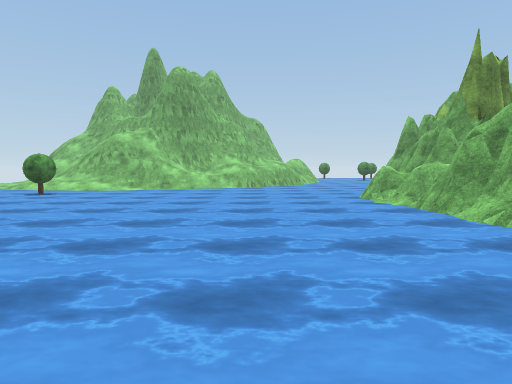
View 1 (above)

24 first-person views from a walk through a scene from a Unity 3-D project. The camera is 1.2 m above the floor, tilts 4° down and sees 75° across. The floor is counted in squares, 2 m on a side. Each view is taken from the middle of a square. On the plan, view 1 faces up. The plan holds only what a view shows up to about 10 squares ahead; the rest is blank. The place goes on beyond the plan. Some trees and plants on the terrain are drawn as simple stand-ins. The player character is not drawn. Surface patterns are stand-ins for the level's own textures.

View 2
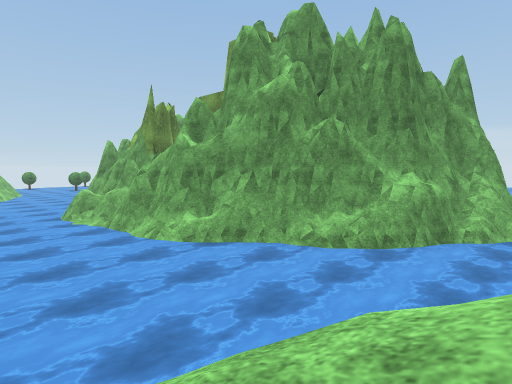

View 3
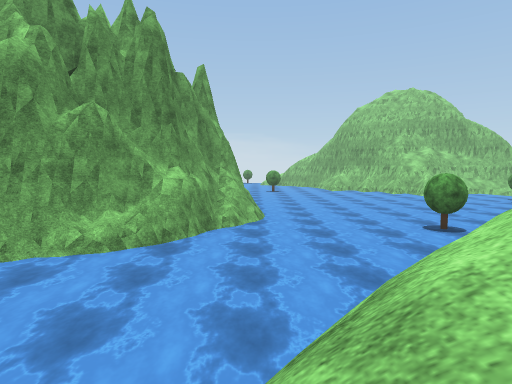

View 4
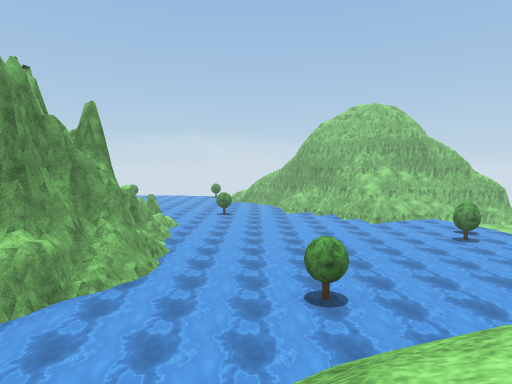

View 5
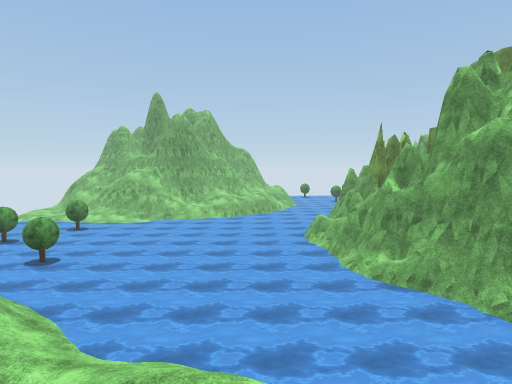

View 6
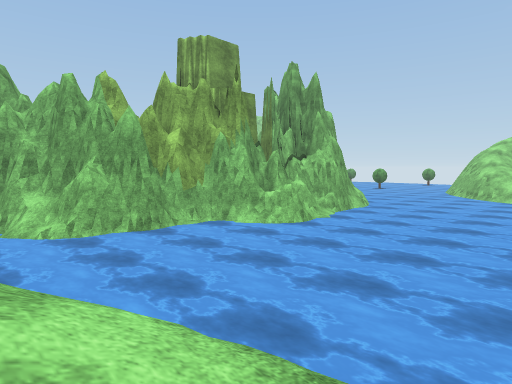

View 7
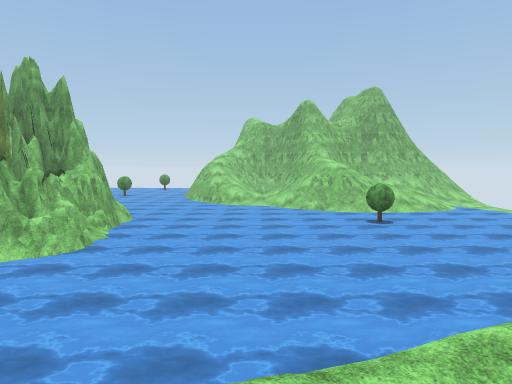

View 8
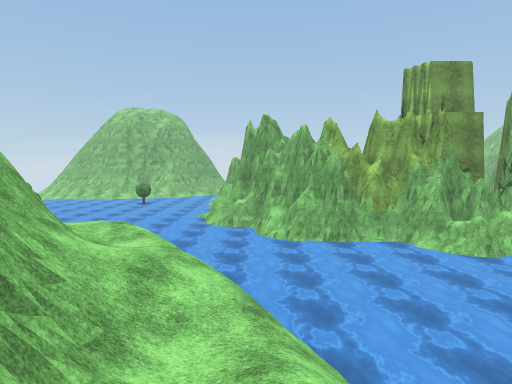

View 9
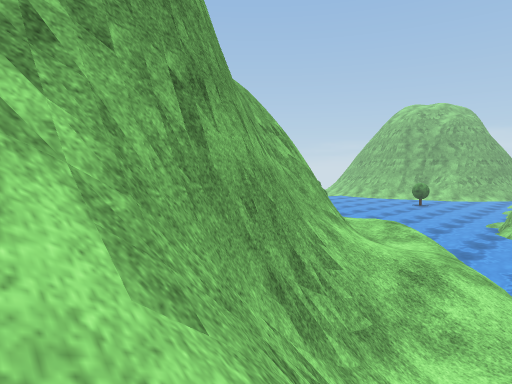

View 10
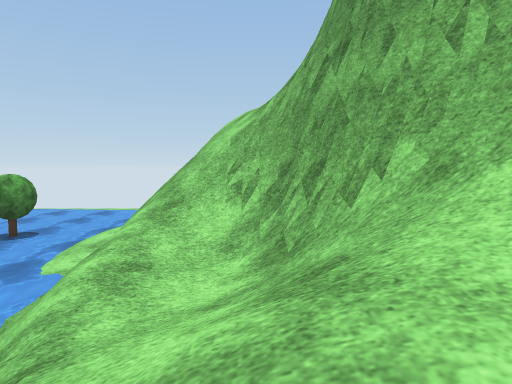

View 11
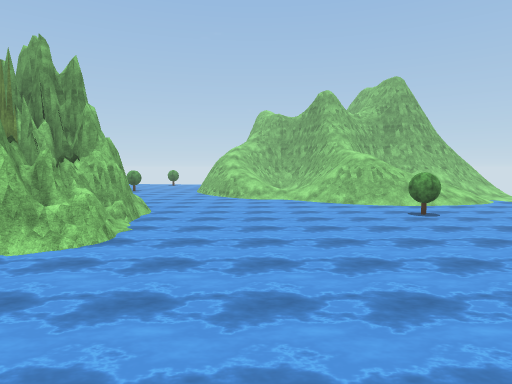

View 12
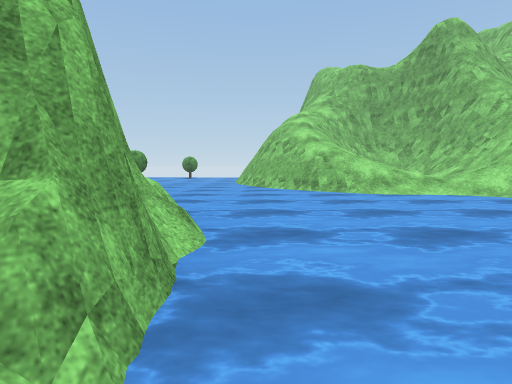

View 13
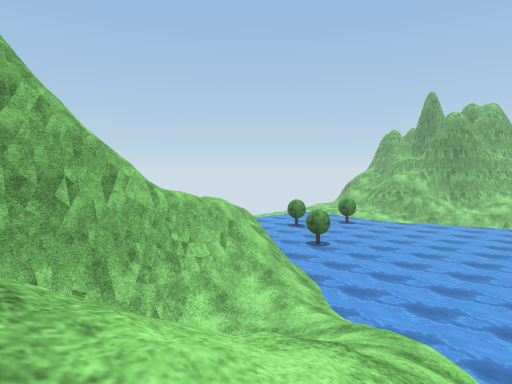

View 14
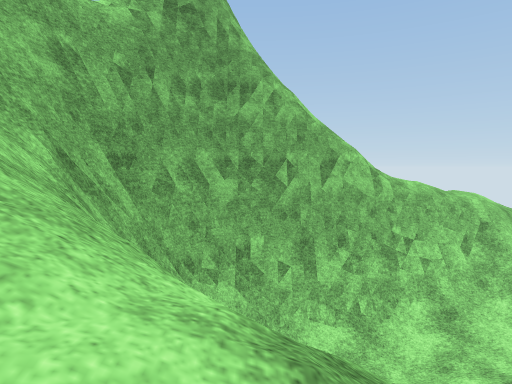

View 15
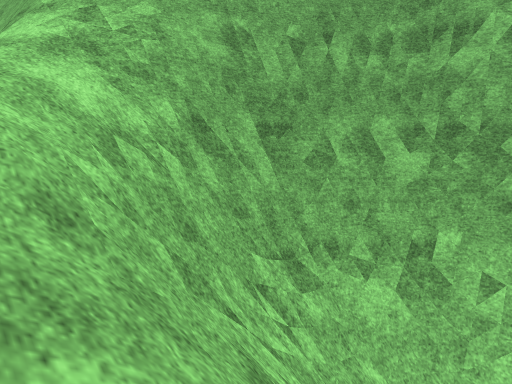

View 16
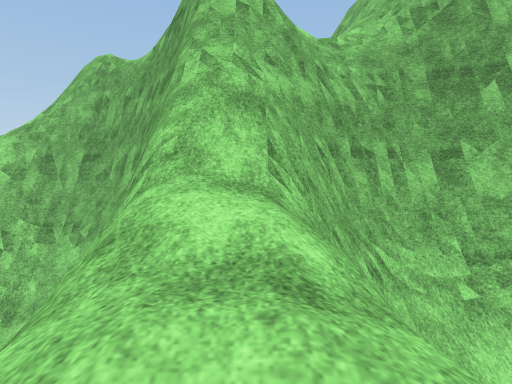

View 17
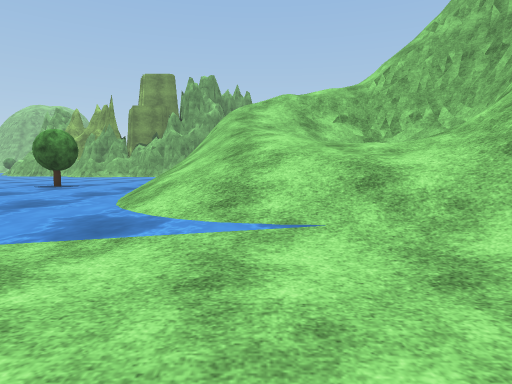

View 18
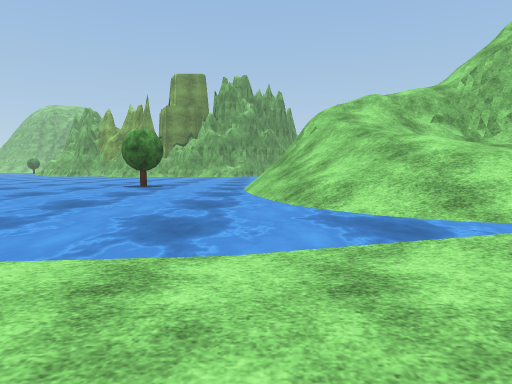

View 19
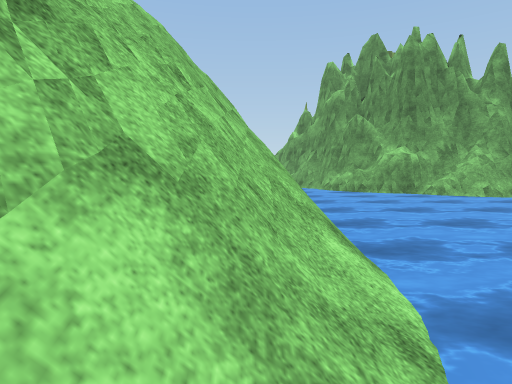

View 20
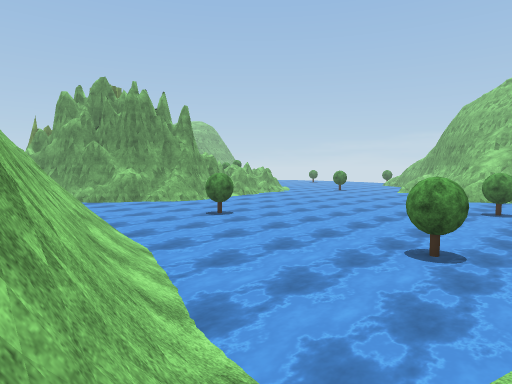

View 21
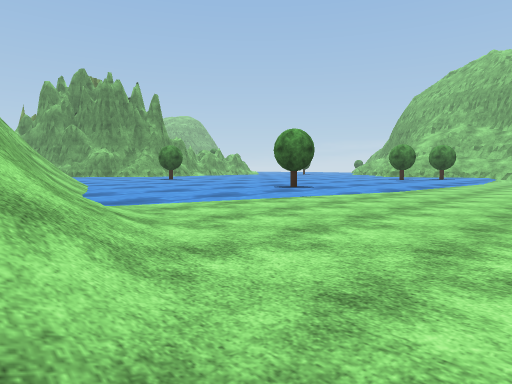

View 22
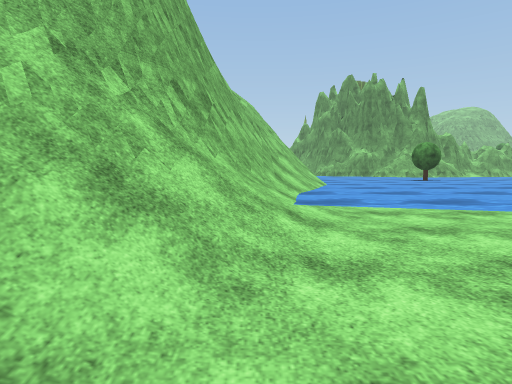

View 23
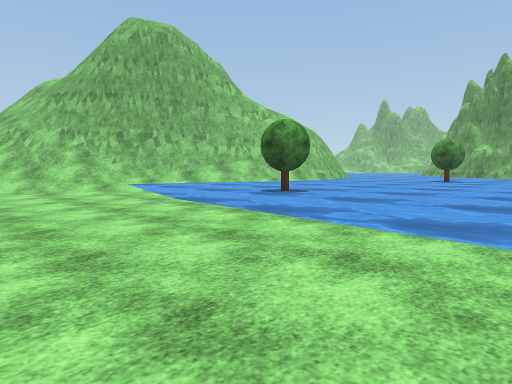

View 24
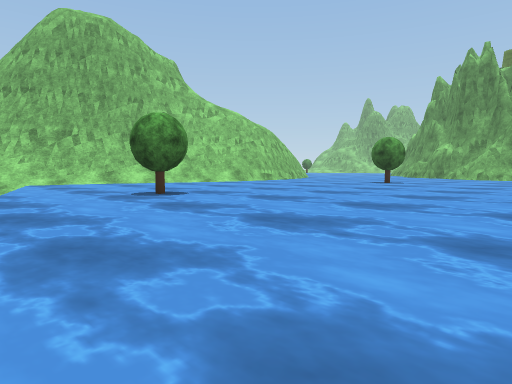

### Floor plan
Key: @ floor where view 1 was taken; # wall or solid block; . main floor; : floor 0.25 m higher than the main floor; + floor 7.25 m higher than the main floor; / step, stairs or slope; = window, fence, low wall or low ledge; ~ water the walk can cross; ≈ water the walk keeps out of; v drop or lower ground; T tree.
Columns run from 13 left of view 1 to 12 right of it. Each row starts with its distance up from view 1.
 18           ###     ~~
 17         ####//  ~~~~~
 16         /##/// ~~~~~
 15         ////=~~~~~~:##
 14          =//~~~~~~####
 13      ////~~~~~~~~~###
 12    ~~~~~~~~~~~~~~~##
 11    ~~~T~~~~~~~~~~~#
 10    ~~~~~~~~~~~~~≈##
  9    ~~ ~~~~~~~~~~:##
  8      .~~~~~~~~~~~##
  7      ~~~~~~~~~~~~##
  6    ~~~~~T~~~~~~~~##
  5   ~~~~~~~~~~~~~~~##
  4  .~~~~~~~~~~~~~~~##
  3 ..~~~~///~~~~~~~~~##
  2  .~////=  /~~~~~~~~##
  1 ..///////v//~~~~~~~###
  0  .///////=///@~~~~~~~##
 -1   /// /v/#////=~~~~~~~###
 -2    ////#/v#////#~~~~~~~~~
 -3      ###+##/  /  ~~~~~~~~
 -4        #####/=// ~~~~~~~~
 -5        #  ###v// ~~~~T~~~
 -6           ###//v#~~~~~~~~
 -7             ####=~~~~~~~~
 -8              ####~~~~~~~~
 -9              ###/~~~~~~~~
-10                #/~~~~~~~~
-11               ##~~~~~~~~~~
-12               ##~~~~T~~~~~
-13              ##/~~~~~~~~~~
-14             ##//...~~~~~~~
-15             /=//..........
-16              //..........
-17               /.... .....

Positions as (right, up) in squares from view 1, and headings:
1: (0, 0), facing up
2: (0, -2), facing up-right
3: (0, -1), facing right
4: (1, -4), facing right
5: (1, -4), facing up
6: (-2, 16), facing down-right
7: (-1, 17), facing down
8: (-5, 15), facing right
9: (-5, 15), facing up-right
10: (0, 16), facing left
11: (0, 16), facing down
12: (3, 8), facing down
13: (2, -5), facing up-left
14: (2, -4), facing left
15: (1, -3), facing down-left
16: (-5, 1), facing down
17: (-13, 1), facing right
18: (-13, 3), facing right
19: (3, -10), facing up
20: (1, -14), facing up-right
21: (1, -17), facing up-right
22: (2, -17), facing up
23: (11, -17), facing up-left
24: (12, -15), facing up-left
